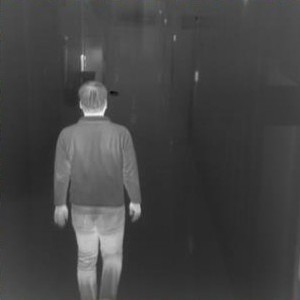
%> input picture wavelet_transform/manWalkIR.jpg, 300 x 300 px
$ octave mutual_info.m   (GNU Octave 9; MATLAB toolbox functions it lacks are replaced by stand-ins)
%> lines starting %> are read from the running program, lines starting %| are printed output that depends on the picture
### wavelet_transform/computeMI.m
function MI = computeMI(imgPath1, imgPath2)
    img1 = imread(imgPath1);
    img2 = imread(imgPath2);

    % Convert to grayscale if needed
    if size(img1, 3) == 3
        img1 = rgb2gray(img1);
    end
    if size(img2, 3) == 3
        img2 = rgb2gray(img2);
    end

    % Resize to match dimensions
    if ~isequal(size(img1), size(img2))
        img2 = imresize(img2, size(img1));
    end

    % Convert to double
    img1 = double(img1);
    img2 = double(img2);

    % Compute joint histogram
    jointHist = jointHistogram(img1, img2);

    % Normalize to get joint probability
    jointProb = jointHist / sum(jointHist(:));

    % Marginal probabilities
    p1 = sum(jointProb, 2);  % over columns
    p2 = sum(jointProb, 1);  % over rows

   % computeMI
    MI = 0;
    for i = 1:length(p1)
        for j = 1:length(p2)
            if jointProb(i,j) > 0
                MI = MI + jointProb(i,j) * log2(jointProb(i,j) / (p1(i) * p2(j)));
            end
        end
    end
end

### wavelet_transform/jointHistogram.m
function jointHist = jointHistogram(img1, img2)
    img1 = uint8(img1);
    img2 = uint8(img2);
    jointHist = zeros(256, 256);
    for i = 1:numel(img1)
        jointHist(img1(i)+1, img2(i)+1) = jointHist(img1(i)+1, img2(i)+1) + 1;
    end
end

### wavelet_transform/mutual_info.m
clc; clear all; close all;

% Compute MI for IR image
MI_IR = computeMI("manWalkIR.jpg", "dwt_db2_final.jpg");    % dwt only
%> in computeMI, img1 is the input picture: size 300x300x3 uint8; mean R, G, B 67.7, 67.8, 67.7
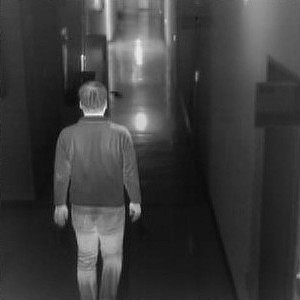
%> input picture wavelet_transform/dwt_db2_final.jpg, 300 x 300 px
%> in computeMI, img2 is the input picture: size 300x300x3 uint8; min 0, max 253, mean 60.1
%> after the loop in jointHistogram, `for i = 1:numel(img1)`:
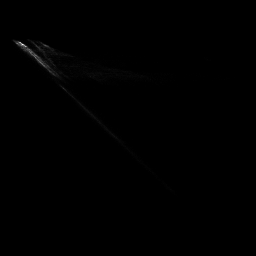
%> jointHist: size 256x256 double; min 0, max 626, mean 1.4; drawn with min black and max white
%> in computeMI, `p1 = sum(jointProb, 2);`: p1 = 256 values, max 0.0345 at index 46, min 0 at index 1, mean 0.00391
%> in computeMI, `p2 = sum(jointProb, 1);`: p2 = 256 values, max 0.0198 at index 41, min 0 at index 2, mean 0.00391
%> after the loop in computeMI, `for i = 1:length(p1)`: MI = 1.86
%> MI_IR = 1.86
% MI_IR = computeMI("manWalkIR.jpg", "wavelet_std_result.jpg");     % dwt with STDFusionNet

% Compute MI for VB image
MI_VB = computeMI("manWalkVB.jpg", "dwt_db2_final.jpg");    % dwt only
%> call 2 of computeMI, with imgPath1 = 'manWalkVB.jpg', imgPath2 = 'dwt_db2_final.jpg'
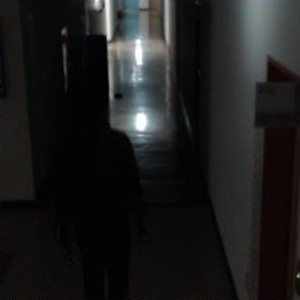
%> input picture wavelet_transform/manWalkVB.jpg, 300 x 300 px
%> in computeMI, img1 is the input picture: size 300x300x3 uint8; mean R, G, B 29, 29, 28.6
%> in computeMI (call 2), `p1 = sum(jointProb, 2);`: p1 = 256 values, max 0.12 at index 4, min 0 at index 256, mean 0.00391
%> after the loop in computeMI (call 2), `for i = 1:length(p1)`: MI = 1.43
%> MI_VB = 1.43
% MI_VB = computeMI("manWalkVB.jpg", "wavelet_std_result.jpg");     % dwt with STDFusionNet

% Final MI sum
MIFinal = MI_IR + MI_VB;
%> MIFinal = 3.29

% Display results
fprintf('Mutual Information (IR vs Fused): %.4f\n', MI_IR);
%| Mutual Information (IR vs Fused): 1.8572
fprintf('Mutual Information (VB vs Fused): %.4f\n', MI_VB);
%| Mutual Information (VB vs Fused): 1.4328
fprintf('Combined Mutual Information: %.4f\n', MIFinal);
%| Combined Mutual Information: 3.2900
